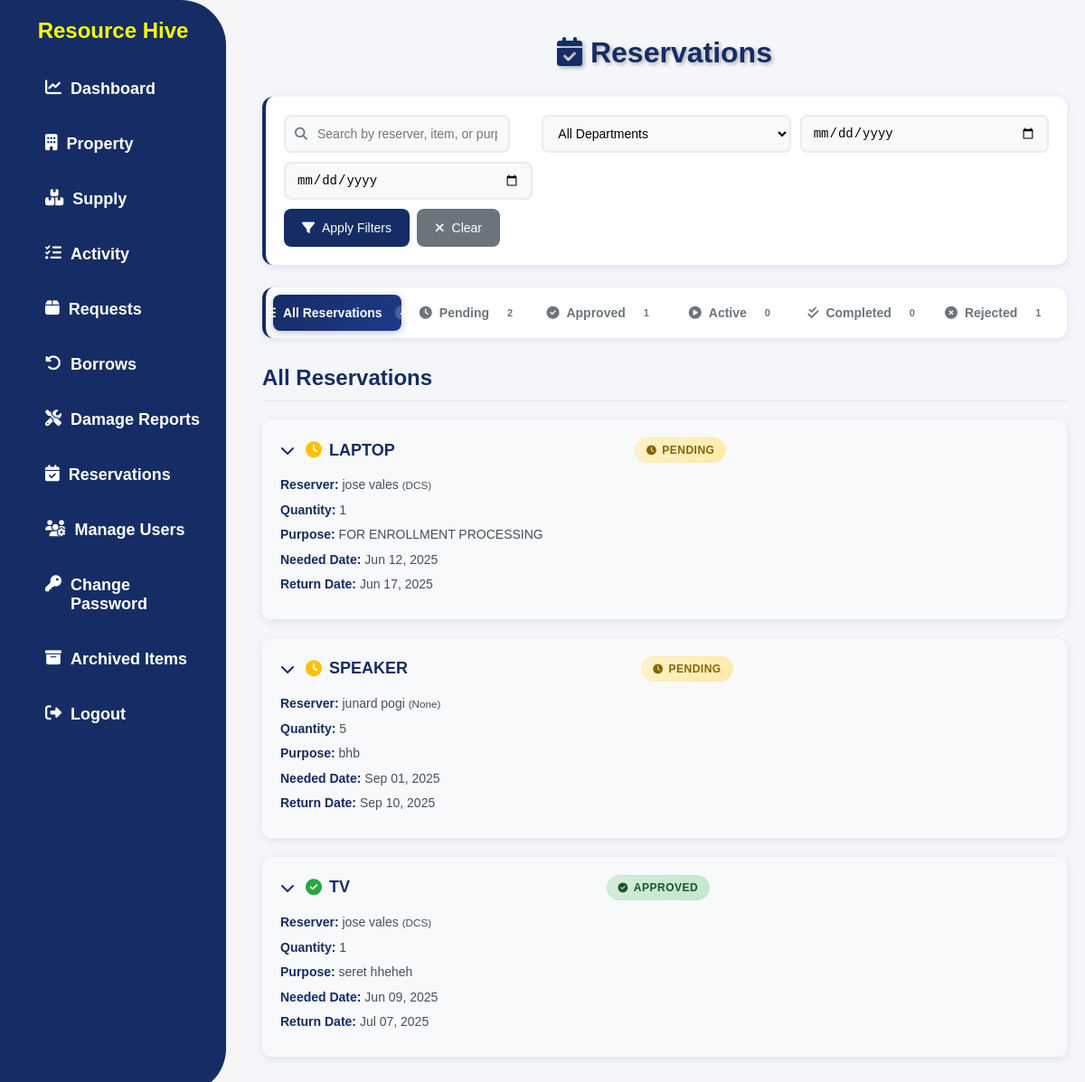
/my-reservations/ (signed in), run on the app's committed database.
### app/models.py (models this page shows, shortened)
class Reservation(models.Model):
    STATUS_CHOICES = [
        ('pending', 'Pending'),
        ('approved', 'Approved'),
        ('rejected', 'Rejected'),
        ('active', 'Active'),  # When the reservation period has started
        ('completed', 'Completed'),  # When the reservation period has ended
    ]
    user = models.ForeignKey(User, on_delete=models.CASCADE)
    item = models.ForeignKey(Property, on_delete=models.CASCADE)
    quantity = models.PositiveIntegerField()
    reservation_date = models.DateTimeField(auto_now_add=True)  # when the reservation was made
    needed_date = models.DateField(null=True, blank=True)
    return_date = models.DateField()
    approved_date = models.DateTimeField(null=True, blank=True)
    purpose = models.TextField()
    status = models.CharField(max_length=20, choices=STATUS_CHOICES, default='pending')
    remarks = models.TextField(blank=True, null=True)

class Property(models.Model):
    CONDITION_CHOICES = [
        ('In good condition', 'In good condition'),
        ('Needing repair', 'Needing repair'),
        ('Unserviceable', 'Unserviceable'),
        ('Obsolete', 'Obsolete'),
        ('No longer needed', 'No longer needed'),
        ('Not used since purchased', 'Not used since purchased'),
    ]
    AVAILABILITY_CHOICES = [
        ('available', 'Available'),
        ('not_available', 'Not Available'),
    ]
    property_number = models.CharField(max_length=100, unique=True, null=True, blank=True)
    property_name = models.CharField(max_length=100)
    category = models.ForeignKey(PropertyCategory, on_delete=models.SET_NULL, null=True, blank=True)
    description = models.TextField(null=True, blank=True)
    barcode = models.CharField(max_length=150, unique=True, null=True, blank=True)
    unit_of_measure = models.CharField(max_length=50, null=True, blank=True)
    unit_value = models.DecimalField(
        max_digits=10, decimal_places=2,
        blank=True, null=True,
        validators=[MinValueValidator(0)]
    )
    overall_quantity = models.PositiveIntegerField(validators=[MinValueValidator(0)], default=0)
    quantity = models.PositiveIntegerField(validators=[MinValueValidator(0)], default=0)
    location = models.CharField(max_length=255, null=True, blank=True)
    condition = models.CharField(max_length=100, choices=CONDITION_CHOICES, default='In good condition')
    availability = models.CharField(max_length=20, choices=AVAILABILITY_CHOICES, default='available')
    is_archived = models.BooleanField(default=False)

class UserProfile(models.Model):
    user = models.OneToOneField(User, on_delete=models.CASCADE)
    ROLE_CHOICES = [
        ('ADMIN', 'ADMIN'),
        ('USER', 'USER'),
    ]
    role = models.CharField(max_length=20, choices=ROLE_CHOICES)
    department = models.ForeignKey(Department, on_delete=models.SET_NULL, null=True, blank=True)
    phone = models.CharField(max_length=20, blank=True, null=True)

class Department(models.Model):
    name = models.CharField(max_length=100, unique=True)
    def __str__(self):
        return self.name

### app/views.py (the view, shortened to what this page needs)
# urls.py: path('my-reservations/', UserReservationListView.as_view(), name='user_reservations'),
class UserReservationListView(PermissionRequiredMixin, ListView):
    model = Reservation
    template_name = 'app/reservation.html'
    permission_required = 'app.view_admin_module'
    context_object_name = 'reservations'  # all reservations
    paginate_by = 10
    def get_queryset(self):
        queryset = Reservation.objects.select_related(
            'user', 'user__userprofile', 'item'
        ).order_by('reservation_date')
        search_query = self.request.GET.get('search')
        department = self.request.GET.get('department')
        if department:
            queryset = queryset.filter(user__userprofile__department_id=department)
        date_from = self.request.GET.get('date_from')
        if date_from:
            try:
                date_from_obj = datetime.strptime(date_from, '%Y-%m-%d').date()
                queryset = queryset.filter(reservation_date__date__gte=date_from_obj)
            except ValueError:
                pass
        date_to = self.request.GET.get('date_to')
        if date_to:
            try:
                date_to_obj = datetime.strptime(date_to, '%Y-%m-%d').date()
                queryset = queryset.filter(reservation_date__date__lte=date_to_obj)
            except ValueError:
                pass
        return queryset
    def get_context_data(self, **kwargs):
        context = super().get_context_data(**kwargs)
        all_reservations = self.get_queryset()
        context['pending_reservations'] = all_reservations.filter(status='pending')
        context['approved_reservations'] = all_reservations.filter(status='approved')
        context['active_reservations'] = all_reservations.filter(status='active')
        context['completed_reservations'] = all_reservations.filter(status='completed')
        context['rejected_reservations'] = all_reservations.filter(status='rejected')
        context['departments'] = Department.objects.all()
        return context

### app/templates/app/reservation.html (shortened to what this page needs)
{% load static %}
<!DOCTYPE html>
<html lang="en">
<head>
  <link rel="stylesheet" href="{% static 'css/style.css' %}" />
  <link rel="stylesheet" href="https://cdnjs.cloudflare.com/ajax/libs/font-awesome/6.4.2/css/all.min.css" />
</head>
<body>
  {% include 'app/navbar.html' %}
  <div class="reservations-container">
    <h1 class="reservations-title">
      <i class="fas fa-calendar-check"></i>
      Reservations
    </h1>
    <div class="search-filter-container">
      <form method="get" class="search-filter-form" id="reservationFilterForm">
        <div class="search-row">
          <div class="search-input-group">
            <i class="fas fa-search search-icon"></i>
            <input
              type="text"
              name="search"
              class="search-input"
              placeholder="Search by reserver, item, or purpose..."
              value="{{ request.GET.search }}"
              autocomplete="off"
            >
          </div>
          <div class="filter-group">
            <select name="department" class="filter-select">
              <option value="">All Departments</option>
            </select>
          </div>
          <div class="filter-group">
            <input
              type="date"
              name="date_from"
              class="date-input"
              placeholder="From Date"
              value="{{ request.GET.date_from }}"
            >
          </div>
          <div class="filter-group">
            <input
              type="date"
              name="date_to"
              class="date-input"
              placeholder="To Date"
              value="{{ request.GET.date_to }}"
            >
          </div>
          <div class="filter-buttons">
            <button type="submit" class="btn-filter">
              <i class="fas fa-filter"></i>
              Apply Filters
            </button>
            <a href="{% url 'user_reservations' %}" class="btn-clear">
              <i class="fas fa-times"></i>
              Clear
            </a>
          </div>
        </div>
      </form>
    </div>
    <div class="filter-tabs">
      <button class="tab-button active" onclick="showTab('all', this)" id="allTab">
        <i class="fas fa-list"></i>
        All Reservations
        <span class="badge">{{ pending_reservations.count|add:approved_reservations.count|add:active_reservations.count|add:completed_reservations.count|add:rejected_reservations.count }}</span>
      </button>
      <button class="tab-button" onclick="showTab('pending', this)" id="pendingTab">
        <i class="fas fa-clock"></i>
        Pending
        <span class="badge">{{ pending_reservations.count }}</span>
      </button>
      <button class="tab-button" onclick="showTab('approved', this)" id="approvedTab">
        <i class="fas fa-check-circle"></i>
        Approved
        <span class="badge">{{ approved_reservations.count }}</span>
      </button>
      <button class="tab-button" onclick="showTab('active', this)" id="activeTab">
        <i class="fas fa-play-circle"></i>
        Active
        <span class="badge">{{ active_reservations.count }}</span>
      </button>
      <button class="tab-button" onclick="showTab('completed', this)" id="completedTab">
        <i class="fas fa-check-double"></i>
        Completed
        <span class="badge">{{ completed_reservations.count }}</span>
      </button>
      <button class="tab-button" onclick="showTab('rejected', this)" id="rejectedTab">
        <i class="fas fa-times-circle"></i>
        Rejected
        <span class="badge">{{ rejected_reservations.count }}</span>
      </button>
    </div>
    <main class="reservations-content">
      <div id="all" class="tab-content active">
        <h3>All Reservations</h3>
        {% for reservation in pending_reservations|slice:":3" %}
          <div class="reservation" onclick="toggleReservationItems('reservation-{{ reservation.id }}')">
            <div class="reservation-header">
              <h4>
                <i class="fas fa-chevron-down toggle-arrow" id="arrow-reservation-{{ reservation.id }}"></i>
                <i class="fas fa-clock" style="color: #ffc107; margin-right: 8px;"></i>
                {{ reservation.item.property_name }}
                <span class="status-badge status-{{ reservation.status|lower|cut:' ' }}" style="margin-left: auto;">
                  <i class="fas fa-clock"></i> {{ reservation.get_status_display }}
                </span>
              </h4>
              <p><strong>Reserver:</strong>
                {% with reservation.user.first_name as first_name %}
                {% with reservation.user.last_name as last_name %}
                  {% if first_name or last_name %}
                    {{ first_name }} {{ last_name }}
                  {% else %}
                    {{ reservation.user.username }}
                  {% endif %}
                {% endwith %}
                {% endwith %}
                <small>({{ reservation.user.userprofile.department }})</small>
              </p>
              <p><strong>Quantity:</strong> {{ reservation.quantity }}</p>
              <p><strong>Purpose:</strong> {{ reservation.purpose|truncatewords:10 }}</p>
              <p><strong>Needed Date:</strong> {{ reservation.needed_date|date:"M d, Y" }}</p>
              <p><strong>Return Date:</strong> {{ reservation.return_date|date:"M d, Y" }}</p>
            </div>
          </div>
        {% endfor %}
        {% for reservation in approved_reservations|slice:":3" %}
          <div class="reservation" onclick="toggleReservationItems('reservation-{{ reservation.id }}')">
            <div class="reservation-header">
              <h4>
                <i class="fas fa-chevron-down toggle-arrow" id="arrow-reservation-{{ reservation.id }}"></i>
                <i class="fas fa-check-circle" style="color: #28a745; margin-right: 8px;"></i>
                {{ reservation.item.property_name }}
                <span class="status-badge status-{{ reservation.status|lower|cut:' ' }}" style="margin-left: auto;">
                  <i class="fas fa-check-circle"></i> {{ reservation.get_status_display }}
                </span>
              </h4>
              <p><strong>Reserver:</strong>
                {% with reservation.user.first_name as first_name %}
                {% with reservation.user.last_name as last_name %}
                  {% if first_name or last_name %}
                    {{ first_name }} {{ last_name }}
                  {% else %}
                    {{ reservation.user.username }}
                  {% endif %}
                {% endwith %}
                {% endwith %}
                <small>({{ reservation.user.userprofile.department }})</small>
              </p>
              <p><strong>Quantity:</strong> {{ reservation.quantity }}</p>
              <p><strong>Purpose:</strong> {{ reservation.purpose|truncatewords:10 }}</p>
              <p><strong>Needed Date:</strong> {{ reservation.needed_date|date:"M d, Y" }}</p>
              <p><strong>Return Date:</strong> {{ reservation.return_date|date:"M d, Y" }}</p>
            </div>
          </div>
        {% endfor %}
      </div>
    </main>
  </div>
</body>
</html>

### static/css/style.css (style rules this page uses)
body { font-family: Arial, sans-serif; margin: 0; padding: 0; background-color: whitesmoke; }
h1 { text-align: center; margin-top: 20px; color: #fbff00; }
span { font-weight: bolder; }
h3 { color: #152d64; font-size: 1.5rem; margin-bottom: 15px; margin-top: 15px; }
.status-badge { padding: 4px 8px; border-radius: 15px; font-size: 0.85em; font-weight: 500; text-transform: capitalize; display: inline-flex; align-items: center; gap: 4px; min-width: fit-content; text-align: center; white-space: nowrap; }
.status-badge i { font-size: 0.9em; }
.status-pending { background-color: #fff3cd; color: #856404; border: 1px solid #ffeeba; }
.status-approved { background-color: #d4edda; color: #155724; border: 1px solid #c3e6cb; }

### data on the page
Reservation: item.property_name "LAPTOP", status "PENDING", user.first_name "jose", user.last_name "vales", user.userprofile.department "DCS", quantity "1", purpose "FOR ENROLLMENT PROCESSING", needed_date "Jun 12, 2025", return_date "Jun 17, 2025"
Reservation: item.property_name "SPEAKER", status "PENDING", user.first_name "junard", user.last_name "pogi", user.userprofile.department "None", quantity "5", purpose "bhb", needed_date "Sep 01, 2025", return_date "Sep 10, 2025"
Reservation: item.property_name "TV", status "APPROVED", user.first_name "jose", user.last_name "vales", user.userprofile.department "DCS", quantity "1", purpose "seret hheheh", needed_date "Jun 09, 2025", return_date "Jul 07, 2025"

### other printed values
{{ pending_reservations.count }} "2"
{{ approved_reservations.count }} "1"
{{ active_reservations.count }} "0"
{{ completed_reservations.count }} "0"
{{ rejected_reservations.count }} "1"
